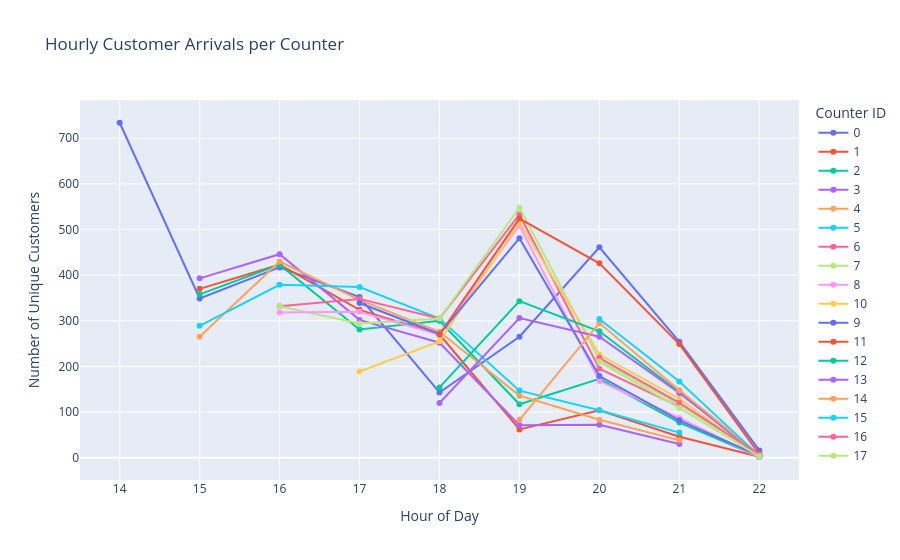

Notebook code cell kept with this figure:
### Code cell
import pandas as pd
import plotly.express as px

# Ensure timestamp is datetime
log_df_counter['time:timestamp'] = pd.to_datetime(
    log_df_counter['time:timestamp']
)

# Keep only "Enter Queue" events
enter_queue_df = log_df_counter[
    log_df_counter['concept:name'] == 'Enter Queue'
].copy()

# Extract hour
enter_queue_df['hour'] = (
    enter_queue_df['time:timestamp'].dt.hour
)

# Count unique customers per hour per counter
hourly_customers = (
    enter_queue_df.groupby(
        ['hour', 'case:concept:name']
    )['id']
    .nunique()
    .reset_index(name='customer_count')
)

# Convert counter IDs to string for cleaner legend
hourly_customers['case:concept:name'] = (
    hourly_customers['case:concept:name'].astype(str)
)

# Interactive plot
fig = px.line(
    hourly_customers,
    x='hour',
    y='customer_count',
    color='case:concept:name',
    markers=True,
    title='Hourly Customer Arrivals per Counter',
    labels={
        'hour': 'Hour of Day',
        'customer_count': 'Number of Unique Customers',
        'case:concept:name': 'Counter ID'
    }
)

# Improve layout
fig.update_layout(
    hovermode='x unified',
    legend_title='Counter ID'
)

# Show interactive graph
fig.show()

### Figure 1 — Plotly figure (JSON) as saved in the notebook; plotly's stock layout.template omitted (floating-point values rounded to 4 significant figures)
{"data": [{"hovertemplate": "Counter ID=0<br>Hour of Day=%{x}<br>Number of Unique Customers=%{y}<extra></extra>", "legendgroup": "0", "line": {"color": "#636efa", "dash": "solid"}, "marker": {"symbol": "circle"}, "mode": "lines+markers", "name": "0", "orientation": "v", "showlegend": true, "type": "scatter", "x": [14, 15, 16, 17, 18, 19, 20, 21, 22], "xaxis": "x", "y": [734, 349, 417, 352, 143, 265, 461, 254, 16], "yaxis": "y"}, {"hovertemplate": "Counter ID=1<br>Hour of Day=%{x}<br>Number of Unique Customers=%{y}<extra></extra>", "legendgroup": "1", "line": {"color": "#EF553B", "dash": "solid"}, "marker": {"symbol": "circle"}, "mode": "lines+markers", "name": "1", "orientation": "v", "showlegend": true, "type": "scatter", "x": [15, 16, 17, 18, 19, 20, 21, 22], "xaxis": "x", "y": [370, 423, 324, 270, 62, 104, 46, 2], "yaxis": "y"}, {"hovertemplate": "Counter ID=2<br>Hour of Day=%{x}<br>Number of Unique Customers=%{y}<extra></extra>", "legendgroup": "2", "line": {"color": "#00cc96", "dash": "solid"}, "marker": {"symbol": "circle"}, "mode": "lines+markers", "name": "2", "orientation": "v", "showlegend": true, "type": "scatter", "x": [15, 16, 17, 18, 19, 20, 21, 22], "xaxis": "x", "y": [358, 423, 281, 300, 117, 173, 77, 2], "yaxis": "y"}, {"hovertemplate": "Counter ID=3<br>Hour of Day=%{x}<br>Number of Unique Customers=%{y}<extra></extra>", "legendgroup": "3", "line": {"color": "#ab63fa", "dash": "solid"}, "marker": {"symbol": "circle"}, "mode": "lines+markers", "name": "3", "orientation": "v", "showlegend": true, "type": "scatter", "x": [15, 16, 17, 18, 19, 20, 21], "xaxis": "x", "y": [393, 446, 302, 252, 71, 72, 30], "yaxis": "y"}, {"hovertemplate": "Counter ID=4<br>Hour of Day=%{x}<br>Number of Unique Customers=%{y}<extra></extra>", "legendgroup": "4", "line": {"color": "#FFA15A", "dash": "solid"}, "marker": {"symbol": "circle"}, "mode": "lines+markers", "name": "4", "orientation": "v", "showlegend": true, "type": "scatter", "x": [15, 16, 17, 18, 19, 20, 21], "xaxis": "x", "y": [265, 430, 346, 276, 136, 83, 38], "yaxis": "y"}, {"hovertemplate": "Counter ID=5<br>Hour of Day=%{x}<br>Number of Unique Customers=%{y}<extra></extra>", "legendgroup": "5", "line": {"color": "#19d3f3", "dash": "solid"}, "marker": {"symbol": "circle"}, "mode": "lines+markers", "name": "5", "orientation": "v", "showlegend": true, "type": "scatter", "x": [15, 16, 17, 18, 19, 20, 21], "xaxis": "x", "y": [289, 379, 374, 305, 147, 104, 55], "yaxis": "y"}, {"hovertemplate": "Counter ID=6<br>Hour of Day=%{x}<br>Number of Unique Customers=%{y}<extra></extra>", "legendgroup": "6", "line": {"color": "#FF6692", "dash": "solid"}, "marker": {"symbol": "circle"}, "mode": "lines+markers", "name": "6", "orientation": "v", "showlegend": true, "type": "scatter", "x": [16, 17, 18, 19, 20, 21], "xaxis": "x", "y": [332, 348, 305, 533, 195, 112], "yaxis": "y"}, {"hovertemplate": "Counter ID=7<br>Hour of Day=%{x}<br>Number of Unique Customers=%{y}<extra></extra>", "legendgroup": "7", "line": {"color": "#B6E880", "dash": "solid"}, "marker": {"symbol": "circle"}, "mode": "lines+markers", "name": "7", "orientation": "v", "showlegend": true, "type": "scatter", "x": [16, 17, 18, 19, 20, 21, 22], "xaxis": "x", "y": [332, 294, 305, 548, 214, 117, 6], "yaxis": "y"}, {"hovertemplate": "Counter ID=8<br>Hour of Day=%{x}<br>Number of Unique Customers=%{y}<extra></extra>", "legendgroup": "8", "line": {"color": "#FF97FF", "dash": "solid"}, "marker": {"symbol": "circle"}, "mode": "lines+markers", "name": "8", "orientation": "v", "showlegend": true, "type": "scatter", "x": [16, 17, 18, 19, 20, 21, 22], "xaxis": "x", "y": [318, 320, 269, 509, 168, 87, 1], "yaxis": "y"}, {"hovertemplate": "Counter ID=10<br>Hour of Day=%{x}<br>Number of Unique Customers=%{y}<extra></extra>", "legendgroup": "10", "line": {"color": "#FECB52", "dash": "solid"}, "marker": {"symbol": "circle"}, "mode": "lines+markers", "name": "10", "orientation": "v", "showlegend": true, "type": "scatter", "x": [17, 18, 19, 20, 21, 22], "xaxis": "x", "y": [189, 255, 516, 226, 129, 3], "yaxis": "y"}, {"hovertemplate": "Counter ID=9<br>Hour of Day=%{x}<br>Number of Unique Customers=%{y}<extra></extra>", "legendgroup": "9", "line": {"color": "#636efa", "dash": "solid"}, "marker": {"symbol": "circle"}, "mode": "lines+markers", "name": "9", "orientation": "v", "showlegend": true, "type": "scatter", "x": [17, 18, 19, 20, 21, 22], "xaxis": "x", "y": [339, 271, 481, 179, 82, 4], "yaxis": "y"}, {"hovertemplate": "Counter ID=11<br>Hour of Day=%{x}<br>Number of Unique Customers=%{y}<extra></extra>", "legendgroup": "11", "line": {"color": "#EF553B", "dash": "solid"}, "marker": {"symbol": "circle"}, "mode": "lines+markers", "name": "11", "orientation": "v", "showlegend": true, "type": "scatter", "x": [18, 19, 20, 21, 22], "xaxis": "x", "y": [270, 524, 426, 249, 8], "yaxis": "y"}, {"hovertemplate": "Counter ID=12<br>Hour of Day=%{x}<br>Number of Unique Customers=%{y}<extra></extra>", "legendgroup": "12", "line": {"color": "#00cc96", "dash": "solid"}, "marker": {"symbol": "circle"}, "mode": "lines+markers", "name": "12", "orientation": "v", "showlegend": true, "type": "scatter", "x": [18, 19, 20, 21, 22], "xaxis": "x", "y": [154, 343, 277, 144, 3], "yaxis": "y"}, {"hovertemplate": "Counter ID=13<br>Hour of Day=%{x}<br>Number of Unique Customers=%{y}<extra></extra>", "legendgroup": "13", "line": {"color": "#ab63fa", "dash": "solid"}, "marker": {"symbol": "circle"}, "mode": "lines+markers", "name": "13", "orientation": "v", "showlegend": true, "type": "scatter", "x": [18, 19, 20, 21, 22], "xaxis": "x", "y": [120, 306, 265, 142, 5], "yaxis": "y"}, {"hovertemplate": "Counter ID=14<br>Hour of Day=%{x}<br>Number of Unique Customers=%{y}<extra></extra>", "legendgroup": "14", "line": {"color": "#FFA15A", "dash": "solid"}, "marker": {"symbol": "circle"}, "mode": "lines+markers", "name": "14", "orientation": "v", "showlegend": true, "type": "scatter", "x": [19, 20, 21, 22], "xaxis": "x", "y": [83, 295, 148, 6], "yaxis": "y"}, {"hovertemplate": "Counter ID=15<br>Hour of Day=%{x}<br>Number of Unique Customers=%{y}<extra></extra>", "legendgroup": "15", "line": {"color": "#19d3f3", "dash": "solid"}, "marker": {"symbol": "circle"}, "mode": "lines+markers", "name": "15", "orientation": "v", "showlegend": true, "type": "scatter", "x": [20, 21, 22], "xaxis": "x", "y": [304, 167, 4], "yaxis": "y"}, {"hovertemplate": "Counter ID=16<br>Hour of Day=%{x}<br>Number of Unique Customers=%{y}<extra></extra>", "legendgroup": "16", "line": {"color": "#FF6692", "dash": "solid"}, "marker": {"symbol": "circle"}, "mode": "lines+markers", "name": "16", "orientation": "v", "showlegend": true, "type": "scatter", "x": [20, 21, 22], "xaxis": "x", "y": [219, 120, 7], "yaxis": "y"}, {"hovertemplate": "Counter ID=17<br>Hour of Day=%{x}<br>Number of Unique Customers=%{y}<extra></extra>", "legendgroup": "17", "line": {"color": "#B6E880", "dash": "solid"}, "marker": {"symbol": "circle"}, "mode": "lines+markers", "name": "17", "orientation": "v", "showlegend": true, "type": "scatter", "x": [20, 21, 22], "xaxis": "x", "y": [210, 109, 3], "yaxis": "y"}], "layout": {"hovermode": "x unified", "legend": {"title": {"text": "Counter ID"}, "tracegroupgap": 0}, "title": {"text": "Hourly Customer Arrivals per Counter"}, "xaxis": {"anchor": "y", "domain": [0, 1], "title": {"text": "Hour of Day"}}, "yaxis": {"anchor": "x", "domain": [0, 1], "title": {"text": "Number of Unique Customers"}}}}
